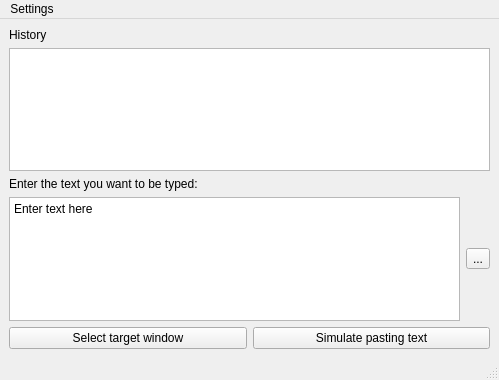
<?xml version="1.0" encoding="UTF-8"?>
<ui version="4.0">
 <class>MainWindow</class>
 <widget class="QMainWindow" name="MainWindow">
  <property name="geometry">
   <rect>
    <x>0</x>
    <y>0</y>
    <width>499</width>
    <height>380</height>
   </rect>
  </property>
  <property name="windowTitle">
   <string>Paste typer</string>
  </property>
  <widget class="QWidget" name="centralwidget">
   <layout class="QVBoxLayout" name="verticalLayout">
    <item>
     <widget class="QLabel" name="label_2">
      <property name="text">
       <string>History</string>
      </property>
     </widget>
    </item>
    <item>
     <widget class="QListWidget" name="listWidget"/>
    </item>
    <item>
     <widget class="QLabel" name="label">
      <property name="text">
       <string>Enter the text you want to be typed:</string>
      </property>
     </widget>
    </item>
    <item>
     <layout class="QHBoxLayout" name="horizontalLayout_mainarea">
      <item>
       <widget class="QPlainTextEdit" name="plainTextEdit">
        <property name="plainText">
         <string>Enter text here</string>
        </property>
       </widget>
      </item>
      <item>
       <widget class="QToolButton" name="toolButton">
        <property name="toolTip">
         <string comment="Стереть весь текст" extracomment="Стереть текст"/>
        </property>
        <property name="text">
         <string>...</string>
        </property>
        <property name="icon">
         <iconset theme="edit-clear"/>
        </property>
       </widget>
      </item>
     </layout>
    </item>
    <item>
     <layout class="QHBoxLayout" name="horizontalLayout_buttons">
      <item>
       <widget class="QPushButton" name="select_window_btn">
        <property name="text">
         <string>Select target window</string>
        </property>
       </widget>
      </item>
      <item>
       <widget class="QPushButton" name="simulateTypeButton">
        <property name="text">
         <string>Simulate pasting text</string>
        </property>
       </widget>
      </item>
     </layout>
    </item>
   </layout>
  </widget>
  <widget class="QStatusBar" name="statusbar"/>
  <widget class="QMenuBar" name="menuBar">
   <property name="geometry">
    <rect>
     <x>0</x>
     <y>0</y>
     <width>499</width>
     <height>30</height>
    </rect>
   </property>
   <widget class="QMenu" name="menuSettings">
    <property name="title">
     <string>Settings</string>
    </property>
   </widget>
   <addaction name="menuSettings"/>
  </widget>
 </widget>
 <resources/>
 <connections/>
</ui>
